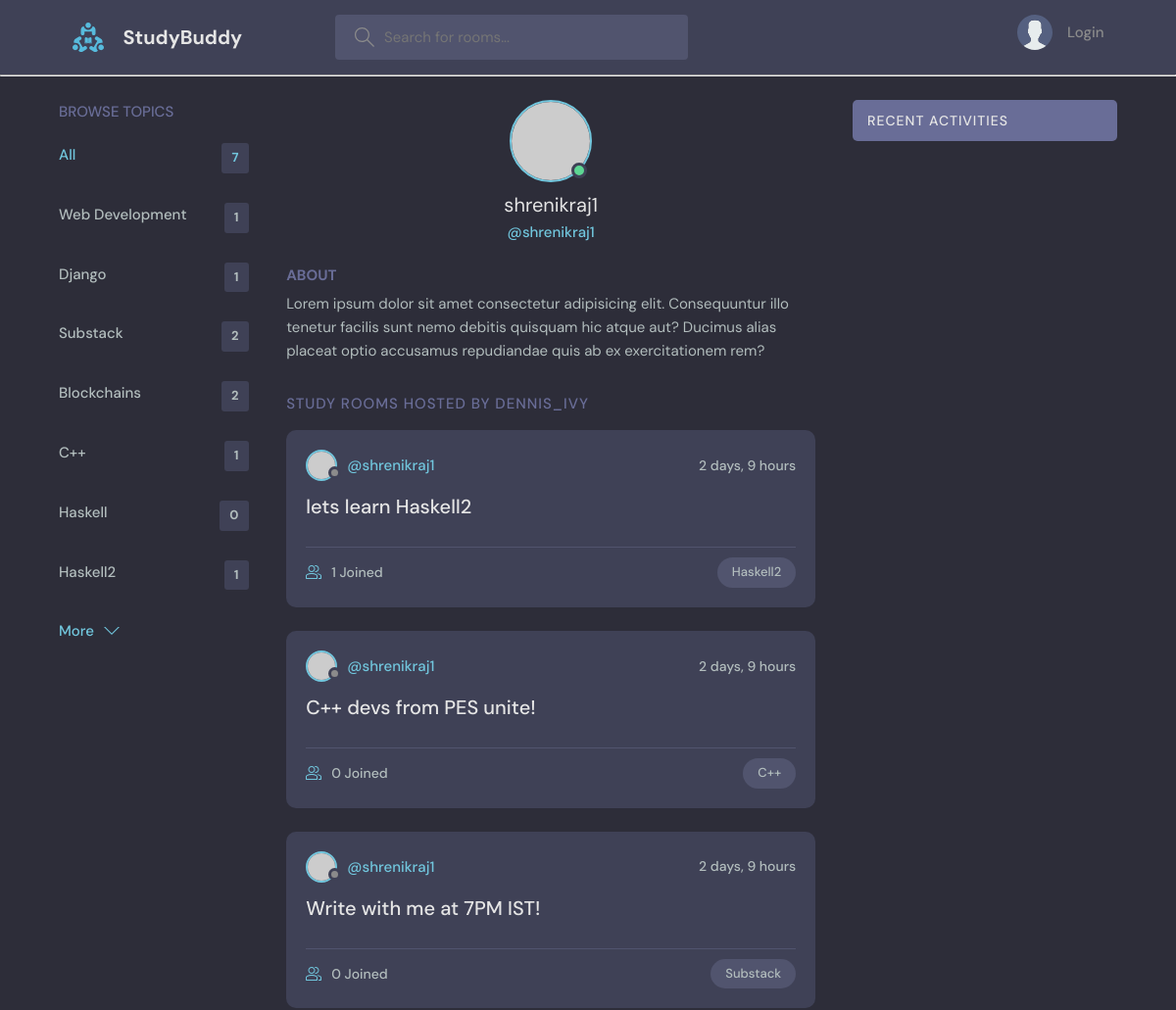
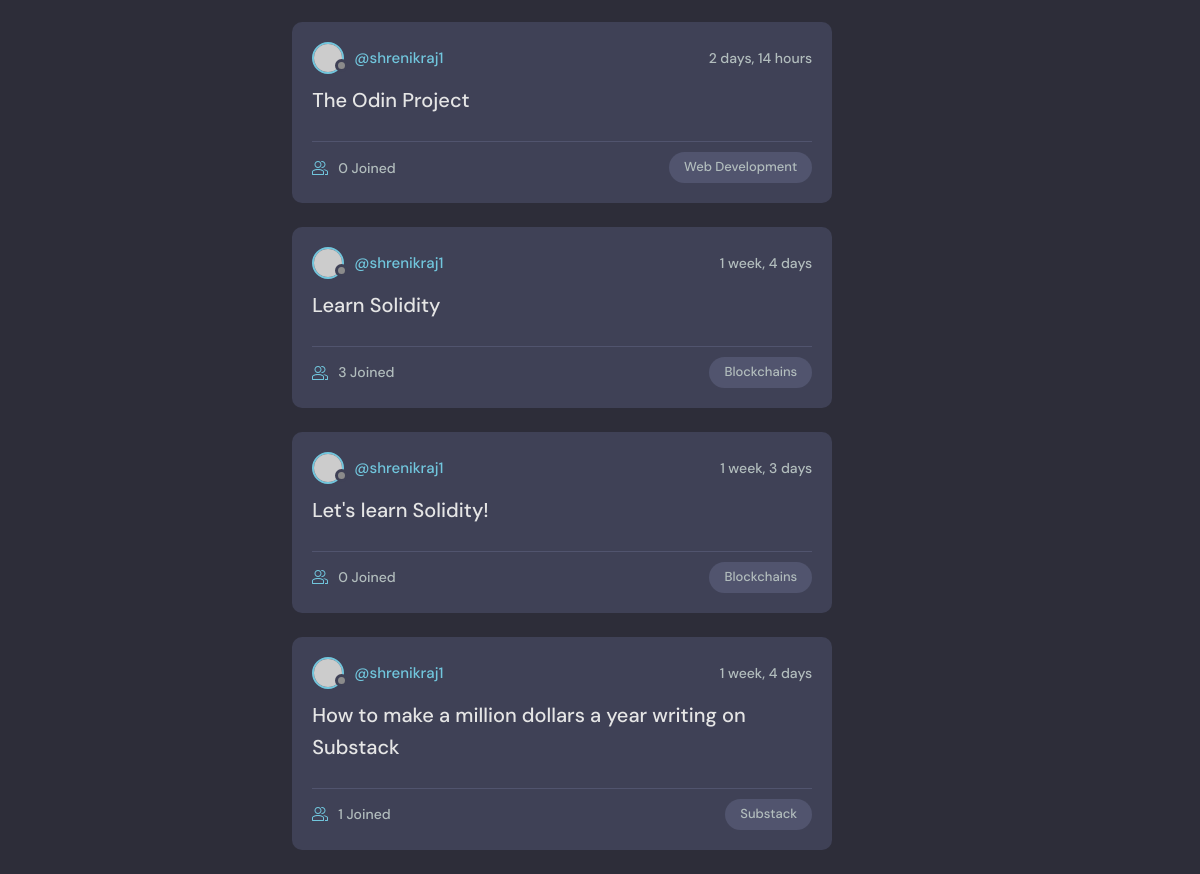
Page /profile/1/ on the committed database (2 pictures, top to bottom).
### base/models.py (models this page shows, shortened)
class Topic(models.Model):
    name = models.CharField(max_length=200)

class Room(models.Model):
    host  = models.ForeignKey(User, on_delete=models.SET_NULL, null=True)
    topic = models.ForeignKey("Topic", on_delete=models.SET_NULL, null=True) # Topic as a string since it's written below the Room class
    name = models.CharField(max_length=200)
    description = models.TextField(null=True, blank=True) # field can be blank
    participants = models.ManyToManyField(User, related_name = "participants", blank = True)
    updated = models.DateTimeField(auto_now=True) # take timestamp every time save is hit on the item
    created = models.DateTimeField(auto_now_add=True) # take timestamp when save is hit the first time i.e during creation
    class Meta:
        ordering = ["-updated", "-created"]

### base/views.py (the view)
# urls.py: path("profile/<str:pk>/", views.user_profile, name="user-profile"),
def user_profile(request, pk):
    user = User.objects.get(id=pk)
    rooms = user.room_set.all()
    room_messages = user.message_set.all()
    topics = Topic.objects.all()
    context = {"user": user, "rooms": rooms, "room_messages": room_messages, "topics": topics}
    return render(request, "base/profile.html", context)

### base/templates/base/profile.html (shortened to what this page needs)
{% extends "main.html" %}
{% block content %}
  <main class="profile-page layout layout--3">
    <div class="container">
      {% include "base/topics_component.html" %}
      <div class="roomList">
        <div class="profile">
          <div class="profile__avatar">
            <div class="avatar avatar--large active">
              <img src="https://randomuser.me/api/portraits/men/11.jpg" />
            </div>
          </div>
          <div class="profile__info">
            <h3>{{ user.username }}</h3>
            <p>@{{ user.username }}</p>
          </div>
          <div class="profile__about">
            <h3>About</h3>
            <p>
              Lorem ipsum dolor sit amet consectetur adipisicing elit. Consequuntur illo tenetur
              facilis sunt nemo debitis quisquam hic atque aut? Ducimus alias placeat optio
              accusamus repudiandae quis ab ex exercitationem rem?
            </p>
          </div>
        </div>
        <div class="roomList__header">
          <div>
            <h2>Study Rooms Hosted by dennis_ivy</a>
            </h2>
          </div>
        </div>
        {% include "base/feed_component.html" %}
      </div>
      {% include "base/activity_component.html" %}
    </div>
  </main>
{% endblock content %}

### base/templates/base/topics_component.html
<div class="topics">
    <div class="topics__header">
      <h2>Browse Topics</h2>
    </div>
    <ul class="topics__list">
      <li>
        <a href="{% url 'home' %}" class="active">All <span>{{topics.count}}</span></a>
      </li>
      {% for topic in topics %}
      <li>
        <a href="{% url 'home' %}?q={{topic.name}}">{{topic.name}} <span>{{topic.room_set.all.count}}</span></a>
      </li>
      {% endfor %}
    </ul>
    <a class="btn btn--link" href="topics.html">
      More
      <svg version="1.1" xmlns="http://www.w3.org/2000/svg" width="32" height="32" viewBox="0 0 32 32">
        <title>chevron-down</title>
        <path d="M16 21l-13-13h-3l16 16 16-16h-3l-13 13z"></path>
      </svg>
    </a>
  </div>

### base/templates/base/feed_component.html (shortened to what this page needs)
{% for room in rooms %}
<div class="roomListRoom">
    <div class="roomListRoom__header">
      <a href="{% url 'user-profile' room.host.id %}" class="roomListRoom__author">
        <div class="avatar avatar--small">
          <img src="https://randomuser.me/api/portraits/women/11.jpg" />
        </div>
        <span>@{{room.host.username}}</span>
      </a>
      <div class="roomListRoom__actions">
        <span>{{ room.created | timesince }}</span>
      </div>
    </div>
    <div class="roomListRoom__content">
      <a href="{% url 'room' room.id %} ">{{ room.name }}</a>
    </div>
    <div class="roomListRoom__meta">
      <a href="{% url 'room' room.id %}" class="roomListRoom__joined">
        {{room.participants.all.count}} Joined
      </a>
      <p class="roomListRoom__topic">{{room.topic.name}}</p>
    </div>
  </div>
{% endfor %}

### rows in the picture
Topic: name "Web Development", room_set.all.count "1"
Topic: name "Django", room_set.all.count "1"
Topic: name "Substack", room_set.all.count "2"
Topic: name "Blockchains", room_set.all.count "2"
Topic: name "C++", room_set.all.count "1"
Topic: name "Haskell", room_set.all.count "0"
Topic: name "Haskell2", room_set.all.count "1"
Room: host.username "shrenikraj1", created "2 days, 9 hours", name "lets learn Haskell2", participants.all.count "1", topic.name "Haskell2"
Room: host.username "shrenikraj1", created "2 days, 9 hours", name "C++ devs from PES unite!", participants.all.count "0", topic.name "C++"
Room: host.username "shrenikraj1", created "2 days, 9 hours", name "Write with me at 7PM IST!", participants.all.count "0", topic.name "Substack"
Room: host.username "shrenikraj1", created "2 days, 14 hours", name "The Odin Project", participants.all.count "0", topic.name "Web Development"
Room: host.username "shrenikraj1", created "1 week, 4 days", name "Learn Solidity", participants.all.count "3", topic.name "Blockchains"
Room: host.username "shrenikraj1", created "1 week, 3 days", name "Let's learn Solidity!", participants.all.count "0", topic.name "Blockchains"
Room: host.username "shrenikraj1", created "1 week, 4 days", name "How to make a million dollars a year writing on Substack", participants.all.count "1", topic.name "Substack"

### other values in the picture
{{ topics.count }} "7"
{{ user.username }} "shrenikraj1"
